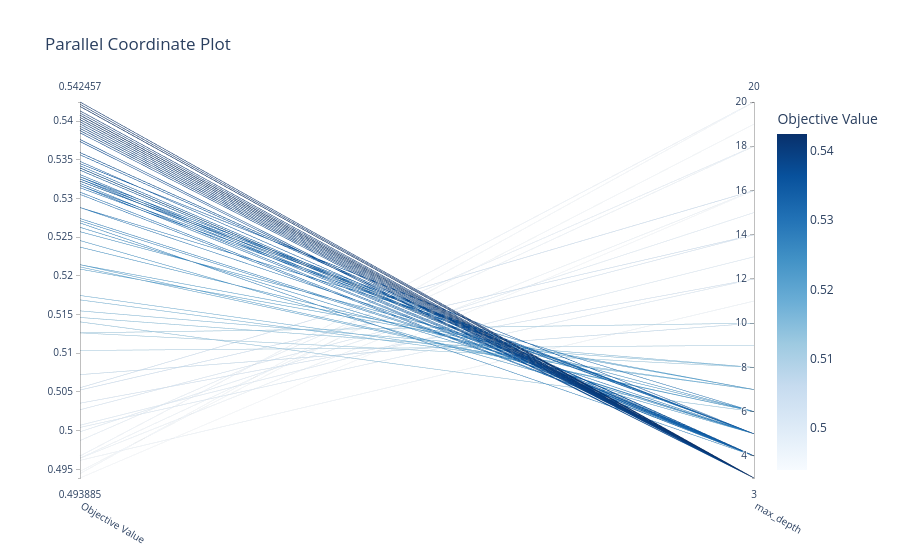

Source (notebook cell):
### Code cell
optuna.visualization.plot_parallel_coordinate(rf_study, params=['max_depth']).show()
